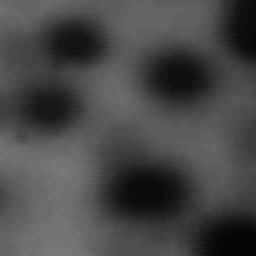
%> input picture examination/test3.png, 128 x 128 px (shown 2 times larger)
$ octave demo1.m   (GNU Octave 9; MATLAB toolbox functions it lacks are replaced by stand-ins)
%> lines starting %> are read from the running program, lines starting %| are printed output that depends on the picture
### examination/imKmeans.m
function [imageMark, c] = imKmeans(image, k)
%> called with k = 3
tic;
[m, n] = size(image);
%> m = 100; n = 100
centerCur = unifrnd(min(min(image)), max(max(image)), 1, k);
%> centerCur = [0.401 0.361 0.207]
centerPre = zeros(size(centerCur));
imageMark = zeros([m, n]);
while abs(sum(abs(centerCur - centerPre), 'all')) > 0.005
   for i = 1:m
       for j = 1:n
           dis = abs(centerCur - image(i, j));
           [~, index] = sort(dis);
           imageMark(i, j) = index(1);
       end
   end
   centerPre = centerCur;
    for i = 1:length(centerCur)
        if ~(isempty(image(imageMark == i)))
            centerCur(i) = mean(image(imageMark == i), 'all');
        end
    end
   disp(centerCur);
   drawCluster(1, image, imageMark, centerCur);
end
%> this loop made 11 passes
%> centerPre on passes 1 to 11: [0.401 0.361 0.207], [0.418 0.337 0.175], [0.416 0.323 0.154], [0.409 0.31 0.14], [0.4 0.297 0.129], [0.396 0.288 0.122], [0.391 0.28 0.116], [0.389 0.275 0.111], [0.388 0.272 0.109], [0.387 0.27 0.107], [0.385 0.267 0.106]
%|    0.4180   0.3367   0.1752
%|    0.4162   0.3232   0.1536
%|    0.4089   0.3099   0.1398
%|    0.4002   0.2965   0.1295
%|    0.3963   0.2882   0.1216
%|    0.3915   0.2798   0.1159
%|    0.3893   0.2748   0.1112
%|    0.3880   0.2721   0.1088
%> (further printed lines are left out)
%> pass 1, in imKmeans, `drawCluster(1, image, imageMark, centerCur);`:
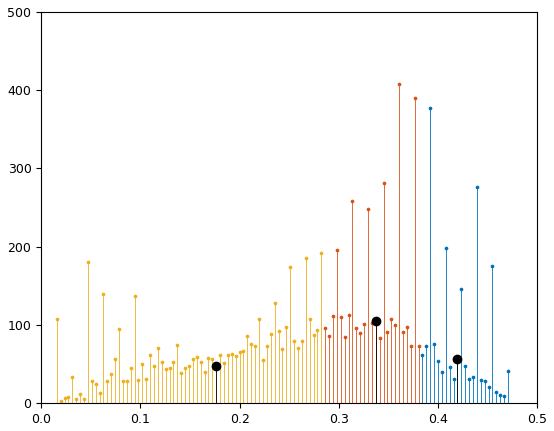
%> figure redrawn from the program's plot data; highest point at x = 0.392, y = 377; highest point at x = 0.361, y = 408; highest point at x = 0.282, y = 192
%> after the loop:
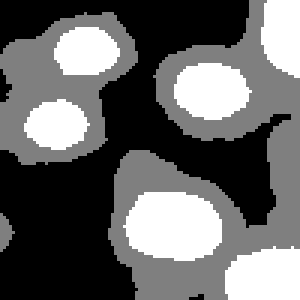
%> imageMark: size 100x100 double (shown 3 times larger); min 1, max 3, mean 1.8; drawn with min black and max white
%> after the loop, centerCur = [0.384 0.265 0.105]
c = length(unique(imageMark));
%> c = 3
toc

### examination/drawCluster.m
function drawCluster(n, clu, mark, cen)
figure();
if n == 1
    [count, x] = imhist(clu);
    for i = 1:length(cen)
        cluMin = min(clu(mark == i));
        cluMax = max(clu(mark == i));
        index = x > cluMin & x < cluMax;
        stem(x(index), count(index), '.');
        hold on;
        [~, index] = sort(abs(x - cen(i)));
        stem(x(index(1)), count(index(1)), 'k', 'filled');
    end
elseif n == 2
    for i = 1:length(cen(:, 1))
        a = clu(:, 1);
        b = clu(:, 2);
        scatter(a(mark == i), b(mark == i), '*');
        hold on;
        scatter(cen(i, 1), cen(i, 2), 'k', 'filled');
    end
elseif n == 3
    for i = 1:length(cen(:, 1))
        a = clu(:, :, 1);
        b = clu(:, :, 2);
        c = clu(:, :, 3);
        scatter3(a(mark == i), b(mark == i), c(mark == i), '*');
        hold on;
        scatter3(cen(i, 1), cen(i, 2), cen(i, 3), 'k', 'filled');
    end
end

### examination/demo1.m
image = double(imread('test3.png')) / 255;
image = imresize(image, [100, 100]);

k = 3;
[imageMark, c] = imKmeans(image, k);
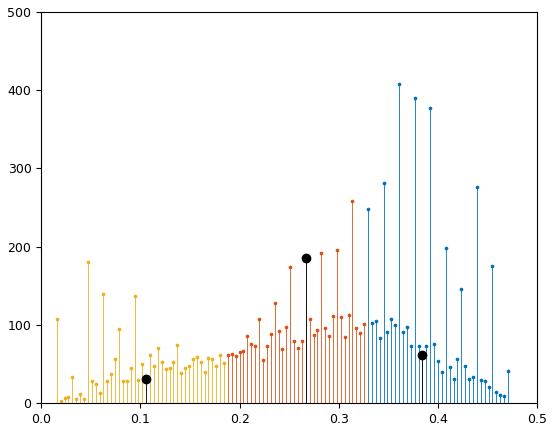
%> figure redrawn from the program's plot data; highest point at x = 0.361, y = 408; highest point at x = 0.314, y = 259; highest point at x = 0.0471, y = 181
%> c = 3

figure();
subplot(1, 2, 1);imshow(image);title('ԭͼ');
subplot(1, 2, 2);imshow(imageMark, []);title(['K=', num2str(k), '    C=', num2str(c)]);

% figure();
% scatter3(reshape(image(:, :, 1), [40000, 1]), reshape(image(:, :, 2), [40000, 1]), reshape(image(:, :, 3), [40000, 1]))
